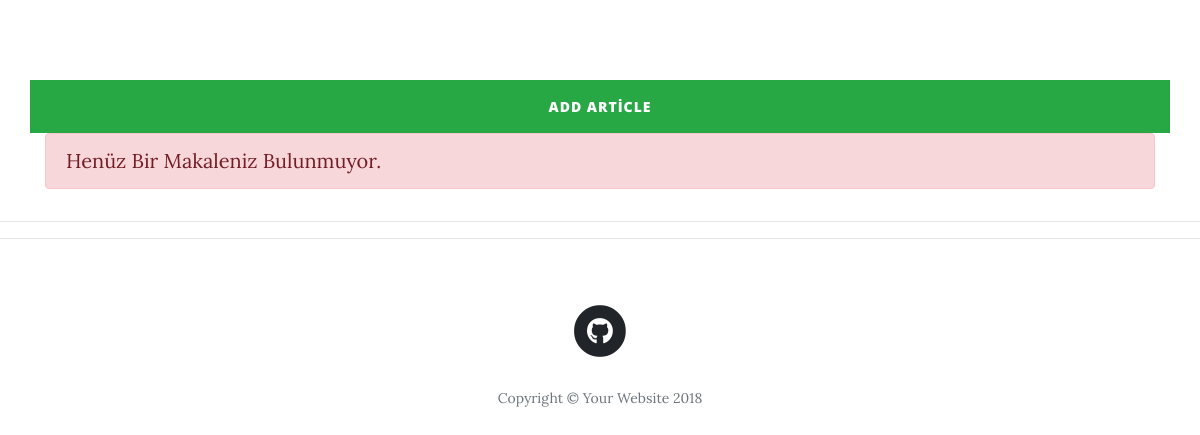
Page /articles/dashboard/ (signed in) on the earlier database version.
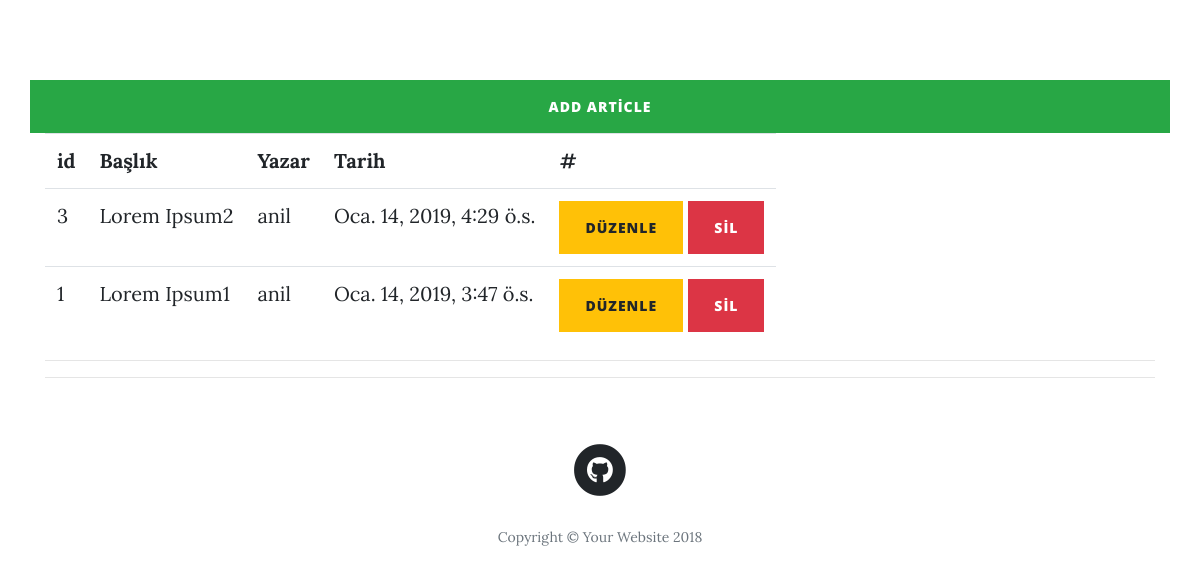
Same page on the later database version.
### article/models.py (models this page shows, shortened)
class Article(models.Model):
    author = models.ForeignKey("auth.User",on_delete = models.CASCADE, verbose_name="Yazar")
    title = models.CharField(max_length = 50, verbose_name = "Başlık")
    content = RichTextField()
    created_date = models.DateTimeField(auto_now_add=True,verbose_name="Oluşturma Tarihi")
    article_image = models.FileField(blank=True, null=True,verbose_name="Makaleye Resim Ekle")
    class Meta:
        ordering = ["-created_date"]

### article/views.py (the view)
# urls.py: path('dashboard/', views.dashboard, name="dashboard"),
@login_required(login_url = "user:login")
def dashboard(request):
    articles = Article.objects.all().filter(author=request.user)
    context={
        "articles":articles
    }
    return render(request,"dashboard.html",context)

### templates/dashboard.html (shortened to what this page needs)
{% extends "layout.html" %}
{% block body %}
    <br>
    <div class="container">
        <div class="row">
            <a href="/articles/create/article" class="btn btn-block btn-success">Add Article</a>
            <br>
            <div class="col-lg-12 col-md-12 mx-auto">
            {% if articles %}
                <table class="table table-responsive table-hover ">
                    <tr><th>id</th><th>Başlık</th><th>Yazar</th><th>Tarih</th><th>#</th><tr>
                    {% for article in articles %}
                        <tr>
                            <td>{{article.id}}</td>
                            <td><a href="/articles/article/{{article.id}}">{{article.title}}</a></td>
                            <td>{{article.author}}</td>
                            <td>{{article.created_date}}</td>
                            <td>
                                <a href="/articles/update/{{article.id}}" class="btn btn-warning">Düzenle</a>
                                <a href="/articles/delete/{{article.id}}" class="btn btn-danger">Sil</a>
                            </td>
                        </tr>
                    {% endfor %}
            {% else %}
                <div class="alert alert-danger" role="alert">
                    Henüz Bir Makaleniz Bulunmuyor.
                </div>
            {% endif %}
            </div>
        </div>
    </div>
{% endblock body %}

Differences in the rows shown:
added Article: id "3", title "Lorem Ipsum2", author "anil", created_date "Oca. 14, 2019, 4:29 ö.s."
added Article: id "1", title "Lorem Ipsum1", author "anil", created_date "Oca. 14, 2019, 3:47 ö.s."
Other differences:
text no longer shown: "Henüz Bir Makaleniz Bulunmuyor."
text now shown: "id Başlık Yazar Tarih #"
